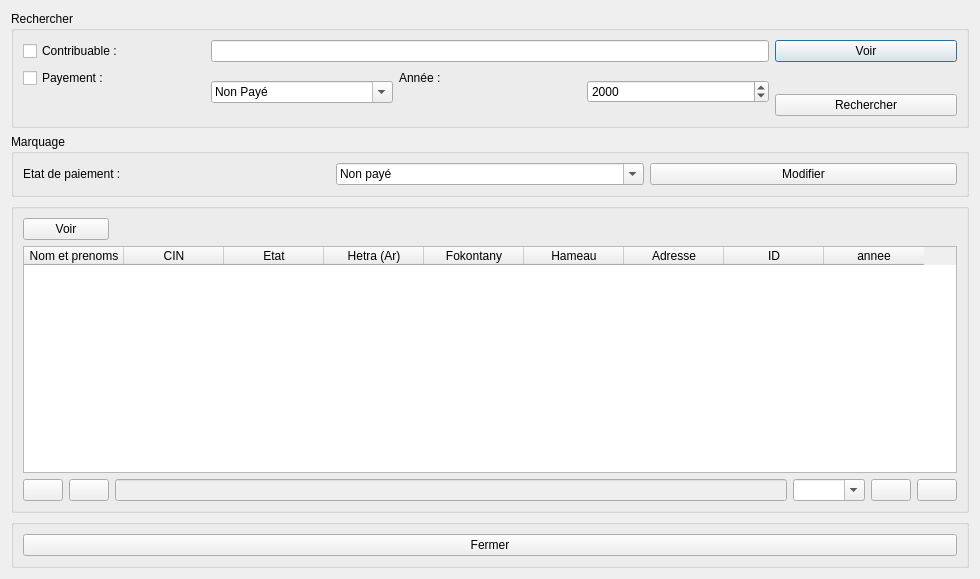
<?xml version="1.0" encoding="UTF-8"?>
<ui version="4.0">
 <class>Dialog</class>
 <widget class="QDialog" name="Dialog">
  <property name="geometry">
   <rect>
    <x>0</x>
    <y>0</y>
    <width>980</width>
    <height>579</height>
   </rect>
  </property>
  <property name="windowTitle">
   <string>Marquage de paiement d'impôt</string>
  </property>
  <layout class="QGridLayout" name="gridLayout_5">
   <item row="0" column="0">
    <widget class="QGroupBox" name="groupBox">
     <property name="title">
      <string>Rechercher</string>
     </property>
     <layout class="QGridLayout" name="gridLayout">
      <item row="0" column="0">
       <widget class="QCheckBox" name="checkBoxContribuable">
        <property name="text">
         <string>Contribuable :</string>
        </property>
       </widget>
      </item>
      <item row="0" column="1" colspan="3">
       <widget class="QLineEdit" name="lineEditContribuable"/>
      </item>
      <item row="1" column="0">
       <widget class="QCheckBox" name="checkBoxPaiement">
        <property name="text">
         <string>Payement :</string>
        </property>
       </widget>
      </item>
      <item row="0" column="4">
       <widget class="QPushButton" name="btnVoir">
        <property name="text">
         <string>Voir</string>
        </property>
       </widget>
      </item>
      <item row="1" column="2">
       <widget class="QLabel" name="label">
        <property name="text">
         <string>Année :</string>
        </property>
       </widget>
      </item>
      <item row="1" column="1" rowspan="2">
       <widget class="QComboBox" name="comboBoxEtatPayement">
        <property name="editable">
         <bool>true</bool>
        </property>
        <item>
         <property name="text">
          <string>Non Payé</string>
         </property>
        </item>
        <item>
         <property name="text">
          <string>Payé en partie</string>
         </property>
        </item>
        <item>
         <property name="text">
          <string>Payé</string>
         </property>
        </item>
       </widget>
      </item>
      <item row="2" column="4">
       <widget class="QPushButton" name="btnRechercher">
        <property name="text">
         <string>Rechercher</string>
        </property>
       </widget>
      </item>
      <item row="1" column="3" rowspan="2">
       <widget class="QDateEdit" name="dateEdit">
        <property name="displayFormat">
         <string>yyyy</string>
        </property>
        <property name="calendarPopup">
         <bool>false</bool>
        </property>
       </widget>
      </item>
     </layout>
    </widget>
   </item>
   <item row="1" column="0">
    <widget class="QGroupBox" name="groupBox_2">
     <property name="title">
      <string>Marquage</string>
     </property>
     <layout class="QGridLayout" name="gridLayout_2">
      <item row="0" column="0">
       <widget class="QLabel" name="label_2">
        <property name="text">
         <string>Etat de paiement : </string>
        </property>
       </widget>
      </item>
      <item row="0" column="1">
       <widget class="QComboBox" name="comboBoxMarquagePaiement">
        <property name="editable">
         <bool>true</bool>
        </property>
        <item>
         <property name="text">
          <string>Non payé</string>
         </property>
        </item>
        <item>
         <property name="text">
          <string>Payé en partie</string>
         </property>
        </item>
        <item>
         <property name="text">
          <string>Payé</string>
         </property>
        </item>
       </widget>
      </item>
      <item row="0" column="2">
       <widget class="QPushButton" name="btnModifier">
        <property name="text">
         <string>Modifier</string>
        </property>
       </widget>
      </item>
     </layout>
    </widget>
   </item>
   <item row="2" column="0">
    <widget class="QGroupBox" name="groupBox_3">
     <property name="title">
      <string/>
     </property>
     <layout class="QGridLayout" name="gridLayout_3">
      <item row="0" column="0" colspan="2">
       <widget class="QPushButton" name="btnVoir2">
        <property name="text">
         <string>Voir</string>
        </property>
       </widget>
      </item>
      <item row="1" column="0" colspan="6">
       <widget class="QTableWidget" name="tableWidget">
        <column>
         <property name="text">
          <string>Nom et prenoms</string>
         </property>
        </column>
        <column>
         <property name="text">
          <string>CIN</string>
         </property>
        </column>
        <column>
         <property name="text">
          <string>Etat</string>
         </property>
        </column>
        <column>
         <property name="text">
          <string>Hetra (Ar)</string>
         </property>
        </column>
        <column>
         <property name="text">
          <string>Fokontany</string>
         </property>
        </column>
        <column>
         <property name="text">
          <string>Hameau</string>
         </property>
        </column>
        <column>
         <property name="text">
          <string>Adresse</string>
         </property>
        </column>
        <column>
         <property name="text">
          <string>ID</string>
         </property>
        </column>
        <column>
         <property name="text">
          <string>annee</string>
         </property>
        </column>
       </widget>
      </item>
      <item row="2" column="0">
       <widget class="QPushButton" name="btnDebut">
        <property name="text">
         <string/>
        </property>
        <property name="icon">
         <iconset resource="../../icons.qrc">
          <normaloff>:/arrows/icone/control_start.png</normaloff>:/arrows/icone/control_start.png</iconset>
        </property>
       </widget>
      </item>
      <item row="2" column="5">
       <widget class="QPushButton" name="btnFin">
        <property name="text">
         <string/>
        </property>
        <property name="icon">
         <iconset resource="../../icons.qrc">
          <normaloff>:/arrows/icone/control_end.png</normaloff>:/arrows/icone/control_end.png</iconset>
        </property>
       </widget>
      </item>
      <item row="2" column="1">
       <widget class="QPushButton" name="btnPrecedent">
        <property name="text">
         <string/>
        </property>
        <property name="icon">
         <iconset resource="../../icons.qrc">
          <normaloff>:/arrows/icone/control_rewind.png</normaloff>:/arrows/icone/control_rewind.png</iconset>
        </property>
       </widget>
      </item>
      <item row="2" column="3">
       <widget class="QComboBox" name="comboBoxListePage">
        <property name="editable">
         <bool>true</bool>
        </property>
       </widget>
      </item>
      <item row="2" column="2">
       <widget class="QLineEdit" name="lineEditNumPage">
        <property name="enabled">
         <bool>false</bool>
        </property>
       </widget>
      </item>
      <item row="2" column="4">
       <widget class="QPushButton" name="btnSuivant">
        <property name="text">
         <string/>
        </property>
        <property name="icon">
         <iconset resource="../../icons.qrc">
          <normaloff>:/arrows/icone/control_fastforward.png</normaloff>:/arrows/icone/control_fastforward.png</iconset>
        </property>
       </widget>
      </item>
     </layout>
    </widget>
   </item>
   <item row="3" column="0">
    <widget class="QGroupBox" name="groupBox_4">
     <property name="title">
      <string/>
     </property>
     <layout class="QGridLayout" name="gridLayout_4">
      <item row="0" column="0">
       <widget class="QPushButton" name="pushButton_10">
        <property name="text">
         <string>Fermer</string>
        </property>
       </widget>
      </item>
     </layout>
    </widget>
   </item>
  </layout>
 </widget>
 <resources>
  <include location="../../icons.qrc"/>
 </resources>
 <connections/>
</ui>
